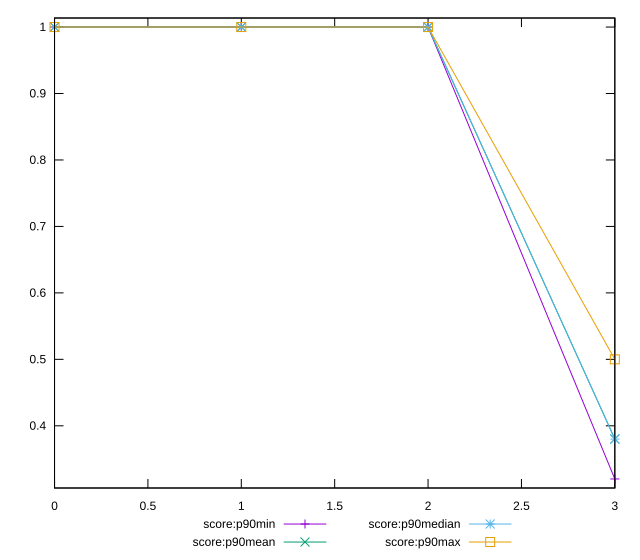

Write the gnuplot code that produced this figure.
reset

$scoreP90Min <<EOF
0 1
1 1
2 1
3 0.32
EOF

$scoreP90Mean <<EOF
0 1
1 1
2 1
3 0.3802127659574469
EOF

$scoreP90Median <<EOF
0 1
1 1
2 1
3 0.38
EOF

$scoreP90Max <<EOF
0 1
1 1
2 1
3 0.5
EOF

set key outside below
set xrange [0:3]
set yrange [0.3064:1.0136]
set trange [0.3064:1.0136]
set terminal svg size 640, 560 enhanced background rgb 'white'
set output "reports/report_00028_2021-02-24T12-49-42.674Z/render-blocking-resources/progression/score.svg"

plot $scoreP90Min title "score:p90min" with linespoints, \
     $scoreP90Mean title "score:p90mean" with linespoints, \
     $scoreP90Median title "score:p90median" with linespoints, \
     $scoreP90Max title "score:p90max" with linespoints

reset
